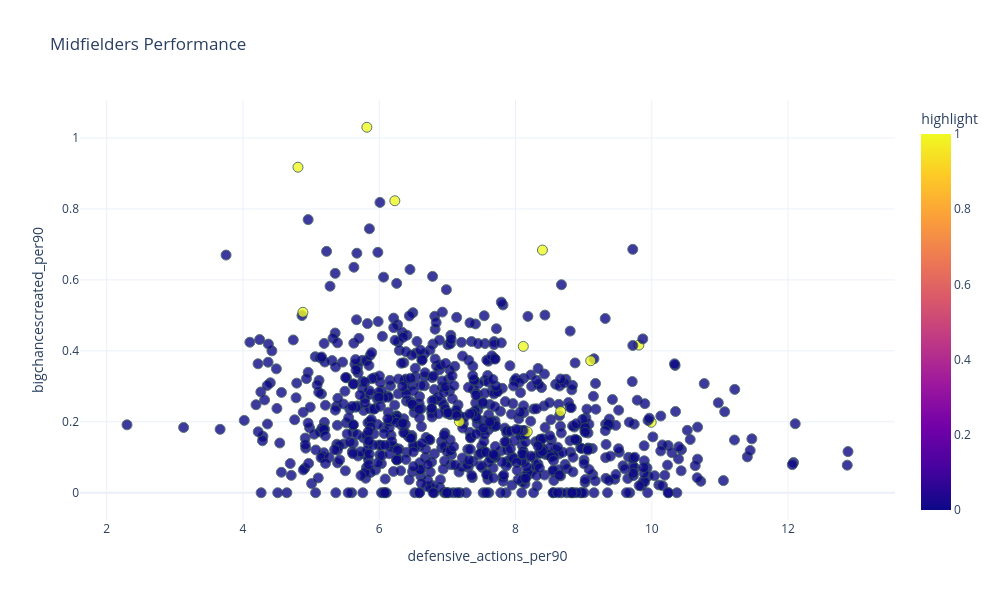

The notebook cell saved with this chart:
### Code cell
fig = px.scatter(
    view_df.copy(), 
    x='defensive_actions_per90', 
    y='bigchancescreated_per90',
    color='highlight',
    hover_name='player',         
    hover_data=['team','number_of_seasons'], 
    title='Midfielders Performance',
    labels={
        'minutesplayed': 'Minutes Played',
    },
    template='plotly_white',               
    width=1000, 
    height=600
)

fig.update_traces(marker=dict(size=10, opacity=0.8, line=dict(width=1, color='DarkSlateGrey')))

fig.show()

### Figure 1 — Plotly figure (JSON) as saved in the notebook; plotly's stock layout.template omitted (floating-point values rounded to 4 significant figures; data arrays with more than 128 entries replaced by an {"elided": "..."} marker saying what was removed)
{"data": [{"customdata": {"elided": "796x2 mixed values"}, "hovertemplate": "<b>%{hovertext}</b><br><br>defensive_actions_per90=%{x}<br>bigchancescreated_per90=%{y}<br>team=%{customdata[0]}<br>number_of_seasons=%{customdata[1]}<br>highlight=%{marker.color}<extra></extra>", "hovertext": {"elided": "796 str values"}, "legendgroup": "", "marker": {"color": {"elided": "796 int values"}, "coloraxis": "coloraxis", "line": {"color": "DarkSlateGrey", "width": 1}, "opacity": 0.8, "size": 10, "symbol": "circle"}, "mode": "markers", "name": "", "orientation": "v", "showlegend": false, "type": "scatter", "x": {"elided": "796 float values"}, "xaxis": "x", "y": {"elided": "796 float values"}, "yaxis": "y"}], "layout": {"coloraxis": {"colorbar": {"title": {"text": "highlight"}}, "colorscale": [[0, "#0d0887"], [0.1111, "#46039f"], [0.2222, "#7201a8"], [0.3333, "#9c179e"], [0.4444, "#bd3786"], [0.5556, "#d8576b"], [0.6667, "#ed7953"], [0.7778, "#fb9f3a"], [0.8889, "#fdca26"], [1, "#f0f921"]]}, "height": 600, "legend": {"tracegroupgap": 0}, "title": {"text": "Midfielders Performance"}, "width": 1000, "xaxis": {"anchor": "y", "domain": [0, 1], "title": {"text": "defensive_actions_per90"}}, "yaxis": {"anchor": "x", "domain": [0, 1], "title": {"text": "bigchancescreated_per90"}}}}
